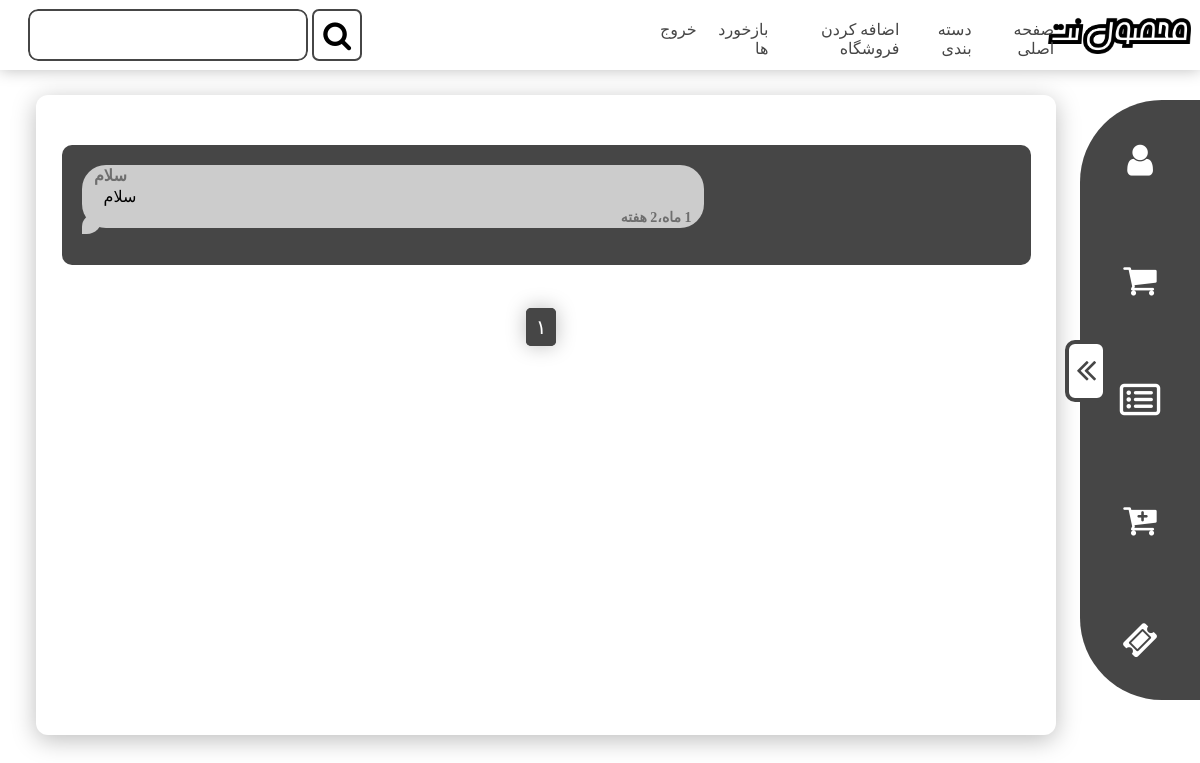
Screenshot of /account/contract_us_list/ (signed in) with the database file from the repository.
### accounts/models.py (models this page shows, shortened)
class Feedbacks(models.Model):
    name = models.CharField(max_length=40, verbose_name="نام")
    description = models.TextField(verbose_name="متن بازخورد")
    created_at = models.DateTimeField(auto_now_add=True)
    class Meta:
        verbose_name_plural = "بازخورد ها"
        verbose_name = "بازخورد"
        ordering = ("created_at",)

### accounts/views.py (the view)
# urls.py: path('contract_us_list/', ContractUsListView.as_view(), name="contract_us_list"),
class ContractUsListView(LoginRequiredMixin, SuperUserMixin, ListView):
    template_name = "footer/contract_us_detail.html"
    def get_queryset(self):
        self.query_set = Feedbacks.objects.all()
    def get_context_data(self, *, object_list=None, **kwargs):
        context = super().get_context_data(**kwargs)
        page_num = self.kwargs.get("page")
        pagin = paginator_sprog(self.query_set, page_num, 10)
        context.update({"pagin": pagin})
        return context

### accounts/mixins.py (called while the page is built)
    def dispatch(self, request, *args, **kwargs):
        if request.user.is_superuser:
            return super().dispatch(request, *args, **kwargs)
        else:
            raise Http404("Page Not Found")

### accounts/templatetags/to_persian_number.py (called while the page is built)
@register.filter
def to_persian(value):
    persian_nums = ["۰","۱","۲","۳","۴","۵","۶","۷","۸","۹"]
    overall_numbers = ""
    value = str(value)
    for val in value:
        type_number = int(val)
        new_number = persian_nums[type_number]
        overall_numbers += new_number
    return overall_numbers

### accounts/templates/footer/contract_us_detail.html (shortened to what this page needs)
{% extends "admin_panel_based/based.html" %}
{% load static %}
{% load to_persian_number %}
{% block style %}
	    <link rel="stylesheet" href="{% static 'footer/contract_us_detail.css' %}">
{% endblock %}
{% block content %}
    {% if pagin.page_obj %}
        <div class="comment-view-messages">
            {% for feedback in pagin.this_page.object_list %}
                <div class="comment-message white">
                    <div class="comment-message-username">{{ feedback.name }}</div>
                    <span class="comment-message-text">{{ feedback.description }}</span>
                    <span class="comment-message-datetime" style="direction: rtl">{{ feedback.created_at|timesince }}</span>
                </div>
            {% endfor %}
        </div>
    {% endif %}
    {% if pagin.page_obj %}
        <div class="pagination">
            <ul>
                <li class="pagination-item disabled"><a href="#">{{ pagin.this_page.number|to_persian }}</a></li>
            </ul>
        </div>
    {% endif %}
{% endblock %}

### static/footer/contract_us_detail.css (style rules this page uses)
* { padding: 0; margin: 0; box-sizing: border-box; }
body { font-family: Sahel; background-color: white; }
a { font-family: Sahel; text-decoration: none; color: #464646; }
ul { list-style-type: none; }
.comment-view-messages { width: 95%; margin: 50px auto; background-color: #464646; padding: 20px; border-radius: 10px; display: flex; flex-direction: column; flex-wrap: wrap; }
.comment-message { margin-bottom: 17px; }
.comment-message.white { width: 67%; flex-basis: 67%; background-color: #cccccc; padding: 22px; border-radius: 24px; position: relative; direction: ltr; align-self: end; z-index: 1; }
.comment-message.white::after { content: ''; position: absolute; top: 77%; left: 0%; background-color: #cccccc; width: 20px; height: 20px; border-radius: 45px 17px 54px 0; z-index: -1; }
.comment-message.white .comment-message-username { font-weight: 600; position: absolute; left: 2%; top: 2%; color: #6e6e6e; }
.comment-message.white .comment-message-text { width: 60%; }
.comment-message.white .comment-message-datetime { position: absolute; right: 2%; top: 70%; font-size: 14px; color: #6e6e6e; font-weight: 600; }
.pagination { margin-top: 40px; }
.pagination ul { display: flex; justify-content: center; margin: 30px 0 15px 0; }
.pagination-item a { padding: 5px 7px; background: white; border: 3px solid #464646; border-radius: 5px; font-size: 20px; transition: all 250ms; margin-right: 10px; box-shadow: 0 0 20px #bdbdbd; }
.pagination-item.disabled a , .pagination-item.disabled a:hover { background: #464646; color: white; border: 3px solid #464646; cursor: default; }

### static/admin_panel_styles/based_styles.css (style rules this page uses)
* { padding: 0; margin: 0; box-sizing: border-box; }
body { font-family: Sahel; background-color: white; }
a { font-family: Sahel; text-decoration: none; color: #464646; }
ul { list-style-type: none; }

### static/admin_panel_styles/navbar-style.css (style rules this page uses)
* { padding: 0; margin: 0; box-sizing: border-box; }
body { font-family: Sahel; background-color: #ffffff; }
a { font-family: Sahel; text-decoration: none; color: #464646; cursor: pointer; }
ul { list-style-type: none; }
.pagination ul { display: flex; justify-content: center; }
.pagination-item a { padding: 5px 7px; background: white; border: 3px solid #464646; border-radius: 5px; font-size: 20px; transition: all 250ms; margin-right: 10px; box-shadow: 0 0 20px #bdbdbd; }
.pagination-item.disabled a , .pagination-item.disabled a:hover { background: #464646; color: white; border: 3px solid #464646; cursor: default; }

### rows the page displays
Feedbacks: name "سلام", description "سلام", created_at "1 ماه،2 هفته"

### other values shown
{{ pagin.this_page.number|to_persian }} "۱"
